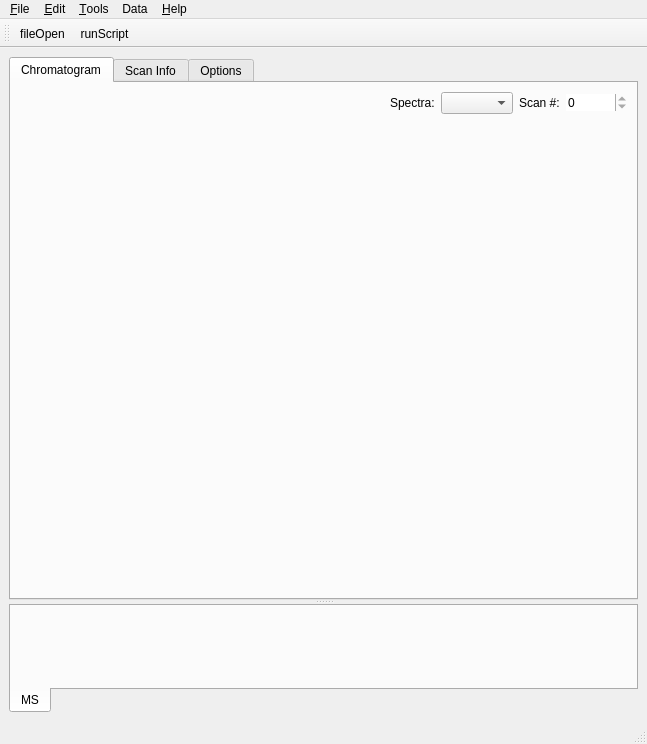
<ui version="4.0" >
 <class>MainWindow</class>
 <widget class="QMainWindow" name="MainWindow" >
  <property name="geometry" >
   <rect>
    <x>0</x>
    <y>0</y>
    <width>647</width>
    <height>744</height>
   </rect>
  </property>
  <property name="minimumSize" >
   <size>
    <width>0</width>
    <height>25</height>
   </size>
  </property>
  <property name="font" >
   <font>
    <family>Arial</family>
    <weight>50</weight>
    <bold>false</bold>
   </font>
  </property>
  <property name="windowTitle" >
   <string>mzViewer</string>
  </property>
  <property name="windowIcon" >
   <iconset>
    <normaloff>:/new/prefix1/icons/games.png</normaloff>:/new/prefix1/icons/games.png</iconset>
  </property>
  <widget class="QWidget" name="centralwidget" >
   <layout class="QVBoxLayout" name="verticalLayout_2" >
    <item>
     <widget class="QSplitter" name="splitter" >
      <property name="orientation" >
       <enum>Qt::Vertical</enum>
      </property>
      <widget class="QTabWidget" name="chromTabWidget" >
       <property name="currentIndex" >
        <number>0</number>
       </property>
       <widget class="QWidget" name="chromTab" >
        <attribute name="title" >
         <string>Chromatogram</string>
        </attribute>
        <layout class="QVBoxLayout" name="verticalLayout" >
         <item>
          <layout class="QHBoxLayout" name="horizontalLayout_3" >
           <item>
            <spacer name="horizontalSpacer" >
             <property name="orientation" >
              <enum>Qt::Horizontal</enum>
             </property>
             <property name="sizeHint" stdset="0" >
              <size>
               <width>40</width>
               <height>20</height>
              </size>
             </property>
            </spacer>
           </item>
           <item>
            <layout class="QHBoxLayout" name="horizontalLayout_2" >
             <item>
              <widget class="QLabel" name="label_2" >
               <property name="text" >
                <string>Spectra:</string>
               </property>
              </widget>
             </item>
             <item>
              <widget class="QComboBox" name="spectra_CB" >
               <property name="sizeAdjustPolicy" >
                <enum>QComboBox::AdjustToContents</enum>
               </property>
              </widget>
             </item>
            </layout>
           </item>
           <item>
            <layout class="QHBoxLayout" name="horizontalLayout" >
             <item>
              <widget class="QLabel" name="label" >
               <property name="text" >
                <string>Scan #:</string>
               </property>
              </widget>
             </item>
             <item>
              <widget class="QSpinBox" name="scanSBox" >
               <property name="frame" >
                <bool>false</bool>
               </property>
               <property name="readOnly" >
                <bool>true</bool>
               </property>
               <property name="maximum" >
                <number>10000000</number>
               </property>
              </widget>
             </item>
            </layout>
           </item>
          </layout>
         </item>
         <item>
          <widget class="MPL_Widget" native="1" name="chromWidget" />
         </item>
        </layout>
       </widget>
       <widget class="QWidget" name="scanInfoTab" >
        <attribute name="title" >
         <string>Scan Info</string>
        </attribute>
        <layout class="QHBoxLayout" >
         <item>
          <widget class="QTableWidget" name="tableWidget" >
           <property name="rowCount" >
            <number>20</number>
           </property>
           <property name="columnCount" >
            <number>2</number>
           </property>
           <row/>
           <row/>
           <row/>
           <row/>
           <row/>
           <row/>
           <row/>
           <row/>
           <row/>
           <row/>
           <row/>
           <row/>
           <row/>
           <row/>
           <row/>
           <row/>
           <row/>
           <row/>
           <row/>
           <row/>
           <column/>
           <column/>
          </widget>
         </item>
        </layout>
       </widget>
       <widget class="QWidget" name="tab" >
        <attribute name="title" >
         <string>Options</string>
        </attribute>
        <widget class="QWidget" name="layoutWidget" >
         <property name="geometry" >
          <rect>
           <x>10</x>
           <y>20</y>
           <width>275</width>
           <height>164</height>
          </rect>
         </property>
         <layout class="QVBoxLayout" name="verticalLayout_5" >
          <item>
           <layout class="QHBoxLayout" name="horizontalLayout_5" >
            <item>
             <layout class="QVBoxLayout" name="verticalLayout_4" >
              <item>
               <layout class="QHBoxLayout" name="_3" >
                <item>
                 <widget class="QLabel" name="label_13" >
                  <property name="layoutDirection" >
                   <enum>Qt::LeftToRight</enum>
                  </property>
                  <property name="text" >
                   <string>m/z Lo:</string>
                  </property>
                 </widget>
                </item>
                <item>
                 <widget class="QDoubleSpinBox" name="mzLo_SB" >
                  <property name="decimals" >
                   <number>3</number>
                  </property>
                  <property name="minimum" >
                   <double>1.000000000000000</double>
                  </property>
                  <property name="maximum" >
                   <double>100000.000000000000000</double>
                  </property>
                  <property name="singleStep" >
                   <double>0.050000000000000</double>
                  </property>
                  <property name="value" >
                   <double>650.000000000000000</double>
                  </property>
                 </widget>
                </item>
               </layout>
              </item>
              <item>
               <layout class="QHBoxLayout" name="_4" >
                <item>
                 <widget class="QLabel" name="label_14" >
                  <property name="text" >
                   <string>m/z Hi:</string>
                  </property>
                 </widget>
                </item>
                <item>
                 <widget class="QDoubleSpinBox" name="mzHi_SB" >
                  <property name="toolTip" >
                   <string>If this value is set to -1 then a TIC starting from m/z Lo will be returned</string>
                  </property>
                  <property name="decimals" >
                   <number>3</number>
                  </property>
                  <property name="minimum" >
                   <double>1.000000000000000</double>
                  </property>
                  <property name="maximum" >
                   <double>100000.000000000000000</double>
                  </property>
                  <property name="singleStep" >
                   <double>0.050000000000000</double>
                  </property>
                  <property name="value" >
                   <double>750.000000000000000</double>
                  </property>
                 </widget>
                </item>
               </layout>
              </item>
              <item>
               <layout class="QHBoxLayout" name="_5" >
                <item>
                 <widget class="QPushButton" name="getXIC_Btn" >
                  <property name="toolTip" >
                   <string>&lt;html>&lt;head>&lt;meta name="qrichtext" content="1" />&lt;style type="text/css">
p, li { white-space: pre-wrap; }
&lt;/style>&lt;/head>&lt;body style=" font-family:'MS Shell Dlg 2'; font-size:8.25pt; font-weight:400; font-style:normal;">
&lt;p style=" margin-top:0px; margin-bottom:0px; margin-left:0px; margin-right:0px; -qt-block-indent:0; text-indent:0px;">Create an EIC for all members within a selected group.&lt;/p>&lt;/body>&lt;/html></string>
                  </property>
                  <property name="text" >
                   <string>Fetch XIC</string>
                  </property>
                 </widget>
                </item>
                <item>
                 <spacer>
                  <property name="orientation" >
                   <enum>Qt::Horizontal</enum>
                  </property>
                  <property name="sizeHint" stdset="0" >
                   <size>
                    <width>40</width>
                    <height>20</height>
                   </size>
                  </property>
                 </spacer>
                </item>
               </layout>
              </item>
              <item>
               <layout class="QHBoxLayout" name="horizontalLayout_4" >
                <item>
                 <widget class="QLabel" name="label_3" >
                  <property name="text" >
                   <string>Current XIC:</string>
                  </property>
                 </widget>
                </item>
                <item>
                 <widget class="QComboBox" name="xicList_CB" >
                  <property name="sizeAdjustPolicy" >
                   <enum>QComboBox::AdjustToContents</enum>
                  </property>
                  <item>
                   <property name="text" >
                    <string>None</string>
                   </property>
                  </item>
                 </widget>
                </item>
               </layout>
              </item>
             </layout>
            </item>
            <item>
             <widget class="QCheckBox" name="overlayBPC_CB" >
              <property name="text" >
               <string>Overlay BPC</string>
              </property>
             </widget>
            </item>
            <item>
             <spacer name="horizontalSpacer_2" >
              <property name="orientation" >
               <enum>Qt::Horizontal</enum>
              </property>
              <property name="sizeHint" stdset="0" >
               <size>
                <width>40</width>
                <height>20</height>
               </size>
              </property>
             </spacer>
            </item>
           </layout>
          </item>
          <item>
           <spacer name="verticalSpacer" >
            <property name="orientation" >
             <enum>Qt::Vertical</enum>
            </property>
            <property name="sizeHint" stdset="0" >
             <size>
              <width>20</width>
              <height>40</height>
             </size>
            </property>
           </spacer>
          </item>
         </layout>
        </widget>
       </widget>
      </widget>
      <widget class="QTabWidget" name="spectrumTabWidget" >
       <property name="tabPosition" >
        <enum>QTabWidget::South</enum>
       </property>
       <property name="currentIndex" >
        <number>0</number>
       </property>
       <widget class="QWidget" name="mzTab" >
        <attribute name="title" >
         <string>MS</string>
        </attribute>
        <layout class="QVBoxLayout" name="verticalLayout_3" >
         <item>
          <widget class="MPL_Widget" native="1" name="mzWidget" >
           <property name="enabled" >
            <bool>true</bool>
           </property>
          </widget>
         </item>
        </layout>
       </widget>
      </widget>
     </widget>
    </item>
   </layout>
  </widget>
  <widget class="QMenuBar" name="menubar" >
   <property name="geometry" >
    <rect>
     <x>0</x>
     <y>0</y>
     <width>647</width>
     <height>22</height>
    </rect>
   </property>
   <property name="font" >
    <font>
     <family>Arial</family>
     <weight>50</weight>
     <bold>false</bold>
    </font>
   </property>
   <widget class="QMenu" name="menuFile" >
    <property name="title" >
     <string>&amp;File</string>
    </property>
    <addaction name="action_Open" />
    <addaction name="action_Exit" />
   </widget>
   <widget class="QMenu" name="menu_Edit" >
    <property name="title" >
     <string>&amp;Edit</string>
    </property>
    <addaction name="action_Cut" />
    <addaction name="action_Paste" />
   </widget>
   <widget class="QMenu" name="menu_Tools" >
    <property name="title" >
     <string>&amp;Tools</string>
    </property>
   </widget>
   <widget class="QMenu" name="menu_Help" >
    <property name="title" >
     <string>&amp;Help</string>
    </property>
    <addaction name="actionAbout" />
    <addaction name="actionHints" />
   </widget>
   <widget class="QMenu" name="menuData" >
    <property name="title" >
     <string>Data</string>
    </property>
   </widget>
   <addaction name="menuFile" />
   <addaction name="menu_Edit" />
   <addaction name="menu_Tools" />
   <addaction name="menuData" />
   <addaction name="menu_Help" />
  </widget>
  <widget class="QStatusBar" name="statusbar" />
  <widget class="QToolBar" name="toolBar" >
   <property name="minimumSize" >
    <size>
     <width>12</width>
     <height>25</height>
    </size>
   </property>
   <property name="windowTitle" >
    <string>toolBar</string>
   </property>
   <attribute name="toolBarArea" >
    <enum>TopToolBarArea</enum>
   </attribute>
   <attribute name="toolBarBreak" >
    <bool>false</bool>
   </attribute>
   <addaction name="actionFileOpen" />
   <addaction name="actionRunScript" />
  </widget>
  <action name="action_Edit" >
   <property name="text" >
    <string>&amp;Edit</string>
   </property>
  </action>
  <action name="action_Tools" >
   <property name="icon" >
    <iconset>
     <normaloff>:/new/prefix1/icons/Service Manager.png</normaloff>:/new/prefix1/icons/Service Manager.png</iconset>
   </property>
   <property name="text" >
    <string>&amp;Tools</string>
   </property>
  </action>
  <action name="actionFileOpen" >
   <property name="icon" >
    <iconset>
     <normaloff>:/new/prefix1/icons/fileopen.png</normaloff>:/new/prefix1/icons/fileopen.png</iconset>
   </property>
   <property name="text" >
    <string>fileOpen</string>
   </property>
   <property name="toolTip" >
    <string>Open File</string>
   </property>
  </action>
  <action name="actionFileSave" >
   <property name="icon" >
    <iconset>
     <normaloff>:/new/prefix1/icons/filesave2.png</normaloff>:/new/prefix1/icons/filesave2.png</iconset>
   </property>
   <property name="text" >
    <string>fileSave</string>
   </property>
   <property name="toolTip" >
    <string>Save File</string>
   </property>
  </action>
  <action name="actionFileSaveAs" >
   <property name="icon" >
    <iconset>
     <normaloff>:/new/prefix1/icons/filesaveas.png</normaloff>:/new/prefix1/icons/filesaveas.png</iconset>
   </property>
   <property name="text" >
    <string>fileSaveAs</string>
   </property>
  </action>
  <action name="actionNewFile" >
   <property name="icon" >
    <iconset>
     <normaloff>:/new/prefix1/icons/filenew.png</normaloff>:/new/prefix1/icons/filenew.png</iconset>
   </property>
   <property name="text" >
    <string>newFile</string>
   </property>
   <property name="toolTip" >
    <string>New File</string>
   </property>
  </action>
  <action name="actionTools" >
   <property name="icon" >
    <iconset>
     <normaloff>:/new/prefix1/icons/Service Manager.png</normaloff>:/new/prefix1/icons/Service Manager.png</iconset>
   </property>
   <property name="text" >
    <string>Transfer</string>
   </property>
   <property name="iconText" >
    <string>Transfer</string>
   </property>
   <property name="toolTip" >
    <string>Tools</string>
   </property>
  </action>
  <action name="action_getSelection" >
   <property name="icon" >
    <iconset>
     <normaloff>:/new/prefix1/icons/kspread_ksp.png</normaloff>:/new/prefix1/icons/kspread_ksp.png</iconset>
   </property>
   <property name="text" >
    <string>getSelection</string>
   </property>
   <property name="toolTip" >
    <string>Get Table Selection</string>
   </property>
  </action>
  <action name="actionClear" >
   <property name="icon" >
    <iconset>
     <normaloff>:/new/prefix1/icons/cleanlarge.png</normaloff>:/new/prefix1/icons/cleanlarge.png</iconset>
   </property>
   <property name="text" >
    <string>clear</string>
   </property>
   <property name="toolTip" >
    <string>Clear Data and Variables</string>
   </property>
  </action>
  <action name="action_New" >
   <property name="icon" >
    <iconset>
     <normaloff>:/new/prefix1/icons/filenew.png</normaloff>:/new/prefix1/icons/filenew.png</iconset>
   </property>
   <property name="text" >
    <string>&amp;New</string>
   </property>
   <property name="shortcut" >
    <string>Ctrl+N</string>
   </property>
  </action>
  <action name="action_Open" >
   <property name="icon" >
    <iconset>
     <normaloff>:/new/prefix1/icons/fileopen.png</normaloff>:/new/prefix1/icons/fileopen.png</iconset>
   </property>
   <property name="text" >
    <string>&amp;Open</string>
   </property>
   <property name="shortcut" >
    <string>Ctrl+O</string>
   </property>
  </action>
  <action name="action_Save" >
   <property name="icon" >
    <iconset>
     <normaloff>:/new/prefix1/icons/filesave2.png</normaloff>:/new/prefix1/icons/filesave2.png</iconset>
   </property>
   <property name="text" >
    <string>&amp;Save</string>
   </property>
   <property name="shortcut" >
    <string>Ctrl+S</string>
   </property>
  </action>
  <action name="actionSave_As" >
   <property name="icon" >
    <iconset>
     <normaloff>:/new/prefix1/icons/filesaveas.png</normaloff>:/new/prefix1/icons/filesaveas.png</iconset>
   </property>
   <property name="text" >
    <string>Save &amp;As</string>
   </property>
  </action>
  <action name="action_Exit" >
   <property name="icon" >
    <iconset>
     <normaloff>:/new/prefix1/icons/exit.png</normaloff>:/new/prefix1/icons/exit.png</iconset>
   </property>
   <property name="text" >
    <string>&amp;Exit</string>
   </property>
   <property name="shortcut" >
    <string>Ctrl+X</string>
   </property>
  </action>
  <action name="action_Clear" >
   <property name="icon" >
    <iconset>
     <normaloff>:/new/prefix1/icons/cleanlarge.png</normaloff>:/new/prefix1/icons/cleanlarge.png</iconset>
   </property>
   <property name="text" >
    <string>Clea&amp;r</string>
   </property>
  </action>
  <action name="action_Table_Selection" >
   <property name="icon" >
    <iconset>
     <normaloff>:/new/prefix1/icons/kspread_ksp.png</normaloff>:/new/prefix1/icons/kspread_ksp.png</iconset>
   </property>
   <property name="text" >
    <string>&amp;Table Selection</string>
   </property>
  </action>
  <action name="action_Cut" >
   <property name="icon" >
    <iconset>
     <normaloff>:/new/prefix1/icons/editcut.png</normaloff>:/new/prefix1/icons/editcut.png</iconset>
   </property>
   <property name="text" >
    <string>&amp;Cut</string>
   </property>
   <property name="shortcut" >
    <string>Ctrl+X</string>
   </property>
  </action>
  <action name="action_Paste" >
   <property name="icon" >
    <iconset>
     <normaloff>:/new/prefix1/icons/editpaste.png</normaloff>:/new/prefix1/icons/editpaste.png</iconset>
   </property>
   <property name="text" >
    <string>&amp;Paste</string>
   </property>
   <property name="shortcut" >
    <string>Ctrl+V</string>
   </property>
  </action>
  <action name="actionRunScript" >
   <property name="icon" >
    <iconset>
     <normaloff>:/new/prefix1/icons/software-development.png</normaloff>:/new/prefix1/icons/software-development.png</iconset>
   </property>
   <property name="text" >
    <string>runScript</string>
   </property>
   <property name="toolTip" >
    <string>Run Python Script</string>
   </property>
  </action>
  <action name="actionAbout" >
   <property name="icon" >
    <iconset>
     <normaloff>:/new/prefix1/icons/help.png</normaloff>:/new/prefix1/icons/help.png</iconset>
   </property>
   <property name="text" >
    <string>About</string>
   </property>
  </action>
  <action name="actionPlot" >
   <property name="icon" >
    <iconset>
     <normaloff>:/new/prefix1/icons/120px-Icon_Mathematical_Plot.svg.png</normaloff>:/new/prefix1/icons/120px-Icon_Mathematical_Plot.svg.png</iconset>
   </property>
   <property name="text" >
    <string>Plot</string>
   </property>
  </action>
  <action name="actionDelete" >
   <property name="icon" >
    <iconset>
     <normaloff>:/new/prefix1/icons/xkill.png</normaloff>:/new/prefix1/icons/xkill.png</iconset>
   </property>
   <property name="text" >
    <string>Delete</string>
   </property>
  </action>
  <action name="actionDeleteAll" >
   <property name="icon" >
    <iconset>
     <normaloff>:/new/prefix1/icons/xkill.png</normaloff>:/new/prefix1/icons/xkill.png</iconset>
   </property>
   <property name="text" >
    <string>DeleteAll</string>
   </property>
  </action>
  <action name="actionPlotItem" >
   <property name="icon" >
    <iconset>
     <normaloff>:/new/prefix1/icons/120px-Icon_Mathematical_Plot.svg.png</normaloff>:/new/prefix1/icons/120px-Icon_Mathematical_Plot.svg.png</iconset>
   </property>
   <property name="text" >
    <string>PlotItem</string>
   </property>
   <property name="iconText" >
    <string>Plot Item</string>
   </property>
   <property name="toolTip" >
    <string>Plot Item</string>
   </property>
  </action>
  <action name="actionHints" >
   <property name="text" >
    <string>Hints</string>
   </property>
  </action>
 </widget>
 <customwidgets>
  <customwidget>
   <class>MPL_Widget</class>
   <extends>QWidget</extends>
   <header location="global" >mpl_pyqt4_widget</header>
   <container>1</container>
  </customwidget>
 </customwidgets>
 <resources>
  <include location="SubPlot.qrc" />
 </resources>
 <connections/>
</ui>
